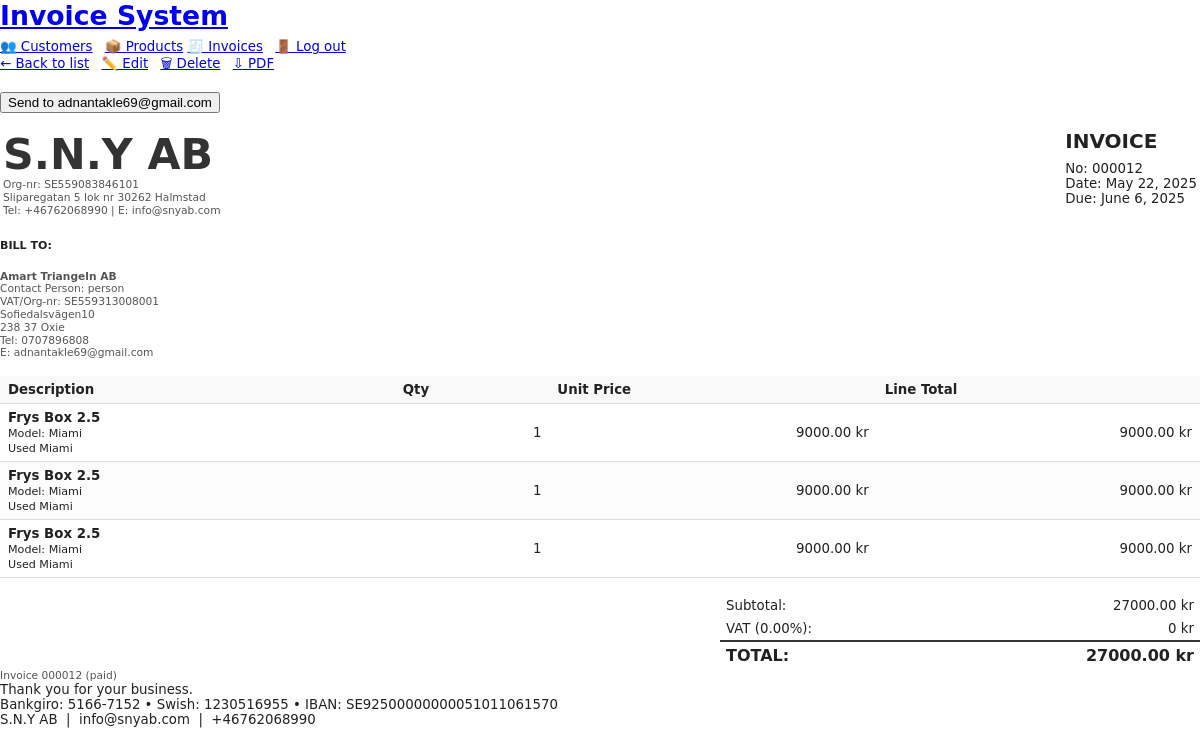
The app's page /invoices/12/ with its own data.
### system/models/invoice.py (models this page shows, shortened)
class Invoice(models.Model):
    VAT_INCLUDED = "inc"
    VAT_EXCLUDED = "exc"
    VAT_CHOICES  = [(VAT_INCLUDED, "VAT included"),
                    (VAT_EXCLUDED, "VAT excluded")]
    PAYMENT_CHOICES = [(10, "10 days"), (15, "15 days"),
                       (30, "30 days"), (60, "60 days")]
    number        = models.CharField(max_length=30, unique=True)
    issue_date    = models.DateField(default=timezone.now)
    due_date      = models.DateField(blank=True)            # may be filled automatically
    payment_term  = models.PositiveSmallIntegerField(
                        choices=PAYMENT_CHOICES, default=30)
    customer      = models.ForeignKey(
                        Customer, on_delete=models.SET_NULL,
                        null=True, blank=True, related_name="invoices")
    vat_mode      = models.CharField(
                        max_length=3, choices=VAT_CHOICES,
                        default=VAT_INCLUDED)
    vat_rate      = models.DecimalField(max_digits=5, decimal_places=2, default=25)
    notes         = models.TextField(blank=True)
    paid          = models.BooleanField(
                        default=False,
                        help_text="Tick when full payment has been received.")
    reminder_of   = models.ForeignKey(
                        "self", null=True, blank=True,
                        related_name="reminders",
                        on_delete=models.SET_NULL)
    @property
    def total_ex_vat(self):
        return sum(l.total_ex_vat for l in self.lines.all())
    @property
    def vat_total(self):
        return Decimal("0") if self.vat_rate == 0 \
               else self.total_ex_vat * (self.vat_rate / 100)
    @property
    def total_inc_vat(self):
        return self.total_ex_vat + self.vat_total

class InvoiceLine(models.Model):
    invoice       = models.ForeignKey(
                        Invoice, related_name="lines",
                        on_delete=models.CASCADE)
    product       = models.ForeignKey(
                        Product, on_delete=models.SET_NULL,
                        null=True, blank=True, related_name="invoice_lines")
    description   = models.CharField(max_length=255, blank=True)
    quantity      = models.PositiveIntegerField(default=1)
    unit_price    = models.DecimalField(max_digits=10, decimal_places=2)
    product_name  = models.CharField(max_length=255, blank=True)
    product_model = models.CharField(max_length=255, blank=True)
    @property
    def total_ex_vat(self):
        return self.quantity * self.unit_price

### system/models/customer.py (models this page shows, shortened)
class Customer(models.Model):
    name            = models.CharField("Company name", max_length=255)
    contact_person  = models.CharField(max_length=255, blank=True)
    phone           = models.CharField(max_length=30, blank=True)
    address         = models.TextField(blank=True)
    vat_number      = models.CharField("VAT / Org-nr", max_length=50, blank=True)
    created_at      = models.DateTimeField(default=timezone.now, editable=False)
    email           = models.EmailField(blank=True,null=True)
    class Meta:
        ordering = ["-created_at"]

### system/models/company_profile.py (models this page shows, shortened)
class CompanyProfile(models.Model):
    name       = models.CharField(max_length=255)
    org_number = models.CharField(max_length=50)
    phone      = models.CharField(max_length=30, blank=True)
    email      = models.EmailField(blank=True)
    address    = models.TextField()
    iban       = models.CharField("IBAN",      max_length=34, blank=True, null=True)
    swish      = models.CharField("Swish",     max_length=10, blank=True, null=True)
    bankgiro   = models.CharField("Bankgiro",  max_length=15, blank=True, null=True)
    class Meta:
        verbose_name = "Company profile"
        verbose_name_plural = "Company profile"

### system/views/invoice.py (the view)
# urls.py: path("invoices/<int:pk>/",        InvoiceDetailView.as_view(), name="invoice-detail"),
class InvoiceDetailView(DetailView):
    model         = Invoice
    template_name = "invoices/detail.html"
    def get_context_data(self, **kwargs):
        ctx = super().get_context_data(**kwargs)
        ctx["company"] = CompanyProfile.objects.first()     # ← ★ add
        return ctx

### system/templates/invoices/detail.html (shortened to what this page needs)
{% extends "base.html" %}
{% block content %}
  <div style="margin-bottom:1rem;">
      <a href="{% url 'invoice-list' %}" class="button">← Back to list</a>
      <a href="{% url 'invoice-edit' object.pk %}" class="button" style="margin-left:.5rem;">✏️ Edit</a>
      <a href="{% url 'invoice-delete' object.pk %}" class="button" style="margin-left:.5rem;">🗑 Delete</a>
      <a href="{% url 'invoice-pdf' object.pk %}" class="button" style="margin-left:.5rem;">⇩ PDF</a>
  </div>
  <p>
    <form method="post" action="{% url 'invoice-send' object.pk %}" style="display:inline;">
      <button type="submit" class="btn btn-primary">
        Send to {{ object.customer.email }}
      </button>
    </form>
  </p>
  {% include "invoices/pdf.html" with embedded=True %}
{% endblock %}

### system/templates/invoices/pdf.html (shortened to what this page needs)
<!DOCTYPE html>
<html lang="en">
<head>
</head>
<body>
  <table class="header-table">
    <tr>
      <td>
        <div class="logo">{{ company.name }}</div>
        <div class="contact-details">
          Org-nr: {{ company.org_number }}<br>
          {{ company.address|linebreaksbr }}<br>
          Tel: {{ company.phone }} | E: {{ company.email }}<br>
        </div>
      </td>
      <td class="invoice-meta">
        <h2>INVOICE</h2>
        No: {{ invoice.number }}<br>
        Date: {{ invoice.issue_date }}<br>
        Due: {{ invoice.due_date }}
      </td>
    </tr>
  </table>
  <h5>BILL TO:</h5>
  <div class="contact-details">
    <strong>{{ invoice.customer.name }}</strong><br>
    {% if invoice.customer.contact_person %}Contact Person: {{ invoice.customer.contact_person }}<br>{% endif %}
    {% if invoice.customer.vat_number %}VAT/Org-nr: {{ invoice.customer.vat_number }}<br>{% endif %}
    {{ invoice.customer.address|linebreaksbr }}<br>
    {% if invoice.customer.phone %}Tel: {{ invoice.customer.phone }}<br>{% endif %}
    {% if invoice.customer.email %}E: {{ invoice.customer.email }}{% endif %}
  </div>
  <table class="items">
    <thead>
      <tr>
        <th>Description</th>
        <th class="right">Qty</th>
        <th class="right">Unit Price</th>
        <th class="right">Line Total</th>
      </tr>
    </thead>
    <tbody>
      {% for line in invoice.lines.all %}
      <tr>
        <td>
          <strong>{{ line.product_name }}</strong>
          {% if line.product_model %}<br><small>Model: {{ line.product_model }}</small>{% endif %}
          {% if line.description %}<br><small>{{ line.description }}</small>{% endif %}
        </td>
        <td class="right">{{ line.quantity }}</td>
        <td class="right">{{ line.unit_price }} kr</td>
        <td class="right">{{ line.total_ex_vat }} kr</td>
      </tr>
      {% endfor %}
    </tbody>
  </table>
  <table class="totals">
    <tr><td>Subtotal:</td><td class="right">{{ invoice.total_ex_vat }} kr</td></tr>
    <tr><td>VAT ({{ invoice.vat_rate }}%):</td><td class="right">{{ invoice.vat_total }} kr</td></tr>
    <tr class="total-row"><td>TOTAL:</td><td class="right">{{ invoice.total_inc_vat }} kr</td></tr>
  </table>
  <div class="footer-note">
    Invoice {{ invoice.number }} (paid)
  </div>
 <footer>
    <div>Thank you for your business.</div>
    <div class="payment-info">
      {% if company.bankgiro %}Bankgiro: {{ company.bankgiro }}{% endif %}
      {% if company.swish %}{% if company.bankgiro %} • {% endif %}Swish: {{ company.swish }}{% endif %}
      {% if company.iban %}{% if company.bankgiro or company.swish %} • {% endif %}IBAN: {{ company.iban }}{% endif %}
    </div>
    <div>{{ company.name }} &nbsp;|&nbsp; {{ company.email }} &nbsp;|&nbsp; {{ company.phone }}</div>
  </footer>
</body>
</html>

### system/templates/invoices/pdf.html (style rules this page uses)
body { font-family: "DejaVu Sans", sans-serif; font-size: 10pt; color: #222; margin: 0; }
h1, h2, h3 { margin: 0 0 0.5rem 0; }
.header-table { width: 100%; margin-bottom: 1rem; }
.logo { font-size: 32pt; font-weight: 700; color: #333; }
.contact-details { font-size: 8pt; line-height: 1.2; color: #555; }
.invoice-meta { float: right; font-size: 10pt; }
table.items { width: 100%; border-collapse: collapse; margin-top: 1rem; }
table.items th, table.items td { padding: 6px 8px; border-bottom: 1px solid #ddd; }
table.items th { background: #f9f9f9; text-align: left; }
table.items tr:nth-child(even) { background: #fcfcfc; }
.right { text-align: right; }
table.totals { width: 40%; float: right; border-collapse: collapse; margin-top: 1rem; }
table.totals td { padding: 4px 6px; }
table.totals tr.total-row td { border-top: 2px solid #333; font-size: 12pt; font-weight: 700; }
.footer-note { clear: both; font-size: 8pt; color: #555; margin-top: 1rem; }

### records on screen
Invoice: customer.email "adnantakle69@gmail.com", number "000012", issue_date "May 22, 2025", due_date "June 6, 2025", customer.name "Amart Triangeln AB", customer.contact_person "person", customer.vat_number "SE559313008001", customer.address "Sofiedalsvägen10 238 37 Oxie", customer.phone "0707896808", total_ex_vat "27000.00", vat_rate "0.00", vat_total "0", total_inc_vat "27000.00"
CompanyProfile: name "S.N.Y AB", org_number "SE559083846101", address "Sliparegatan 5 lok nr 30262 Halmstad", phone "+46762068990", email "info@snyab.com", bankgiro "5166-7152", swish "1230516955", iban "SE92500000000051011061570"
InvoiceLine: product_name "Frys Box 2.5", product_model "Miami", description "Used Miami", quantity "1", unit_price "9000.00", total_ex_vat "9000.00"
InvoiceLine: product_name "Frys Box 2.5", product_model "Miami", description "Used Miami", quantity "1", unit_price "9000.00", total_ex_vat "9000.00"
InvoiceLine: product_name "Frys Box 2.5", product_model "Miami", description "Used Miami", quantity "1", unit_price "9000.00", total_ex_vat "9000.00"
